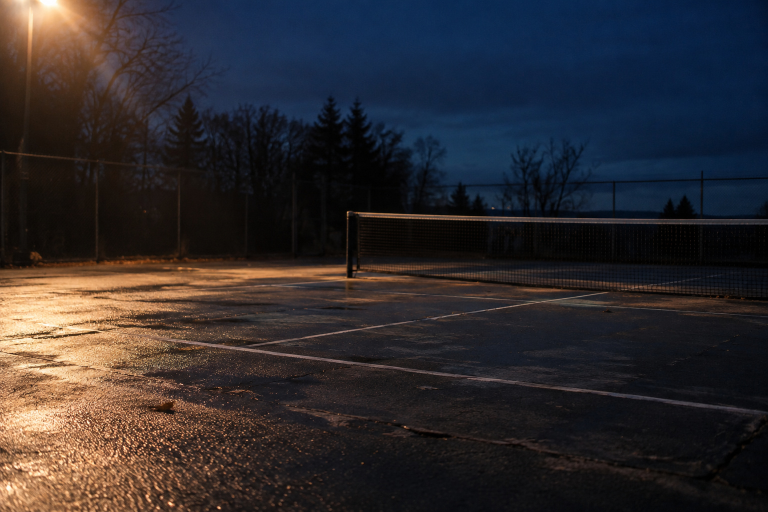
#> input picture assets/photos/environment/env-court-dusk-wide.jpg, 1536 x 1024 px (shown at 1/2 size)
$ python build-env-plates.py
#> lines starting #> are read from the running program, lines starting #| are printed output that depends on the picture
#!/usr/bin/env python3
"""Build the environment background plates.

Run:  /home/agentos/.venvs/vectorize/bin/python scripts/build-env-plates.py
In:   assets/photos/environment/*.jpg   (masters; lossless PNG originals live in
                                         Drive / Website Photos / 03 Backgrounds)
Out:  public/images/env/*.webp  +  data/env-plates.json

WHY THIS EXISTS. The 32 photographs on this site are all PORTRAITS — every one
of them a person. There is not one room, one empty court, one piece of negative
space in the set, which is why every attempt at a photographic backdrop here
failed: faded far enough not to fight the type it turns to grey mush, left
legible enough to read it competes with the words. These ten frames are the
missing category. No people, nothing to compete with a headline.

TWO RULES, and they are the whole file:

 1. THE PLATE IS SIZED BY WIDTH, NEVER BY COVER. The consumer sets
    `background-size: 100% auto`, so the rendered height follows the aspect
    ratio at every viewport and distortion is impossible by construction. That
    is the actual fix for the squashed mobile background — not a better
    background-position, which cannot help once `cover` has already picked the
    wrong axis to scale on.
 2. SO EVERY BREAKPOINT NEEDS ITS OWN CROP. Sizing by width means a 3:2 frame
    is a thin strip on a phone. The tall plate is a real 3:4 crop of the same
    photograph, not the same file squeezed, so the phone gets a composition
    rather than a letterbox.

NO GRADING. The masters already measure mean L 44 / stdev 42 against a library
mean of 50.7 / 43.3 — they are in register as shot. Alec asked twice for more
colour and once not to overcorrect, and a plate that is about to sit under a
0.55-to-opaque scrim does not need a curve on top of that. The scrim is the
grade.
"""
import json, hashlib, os, sys
from PIL import Image

ROOT = os.path.dirname(os.path.dirname(os.path.abspath(__file__)))
SRC  = os.path.join(ROOT, "assets/photos/environment")
OUT  = os.path.join(ROOT, "public/images/env")

# The floodlight in the dusk frame sits top-LEFT; the warm bloom this site
# carries — .dir-stats::before, and the hero it was taken from — sits top-RIGHT
# at 82% 18%. Mirrored, the two become one light source instead of two. The
# frame has no text or badge in it, so the flip costs nothing.
PLATES = {
    "court-dusk": {
        "master": "env-court-dusk-wide.jpg",
        "flip":   True,
        # after the flip the floodlight is on the right, so the portrait crop is
        # taken from the right half: light, net and wet reflections all in frame.
        "wide":   {"size": (1920, 1280)},
        # 0.8, not 1.0. Flush right holds the floodlight but pushes the net
        # post off the frame, and a court with no net in it is just wet tarmac.
        # At 0.8 the glow sits in the top-right corner and the post lands about
        # a quarter in — both signals, one frame.
        "tall":   {"crop": 0.8, "ar": (3, 4), "size": (900, 1200)},
    },
}
Q = 72   # heavily scrimmed; 72 holds the wet-asphalt speculars without banding


def crop_ar(im, ar, anchor):
    """anchor is a fraction of the available slack: 0 = flush left, 1 = flush
    right. It is a float rather than a keyword because the useful crop here is
    neither centred nor flush — see the note on the tall plate."""
    w, h = im.size
    tw = int(round(h * ar[0] / ar[1]))
    if tw > w:                      # source too narrow: crop height instead
        th = int(round(w * ar[1] / ar[0]))
        top = (h - th) // 2
        return im.crop((0, top, w, top + th))
    x = int(round((w - tw) * anchor))
    return im.crop((x, 0, x + tw, h))


def main():
    os.makedirs(OUT, exist_ok=True)
    manifest, total = {}, 0
    for name, spec in PLATES.items():
        mp = os.path.join(SRC, spec["master"])
        if not os.path.exists(mp):
            sys.exit(f"missing master: {mp}")
        base = Image.open(mp).convert("RGB")
#> base is the input picture: PIL image 1536x1024 RGB; mean R, G, B 46.9, 43, 45.8
        if spec.get("flip"):
            base = base.transpose(Image.FLIP_LEFT_RIGHT)
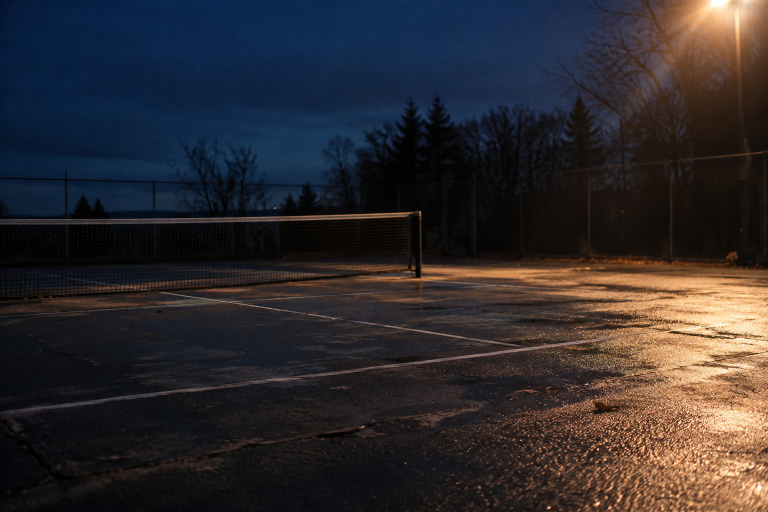
#> base: PIL image 1536x1024 RGB (shown at 1/2 size); mean R, G, B 46.9, 43, 45.8
        for variant in ("wide", "tall"):
            v = spec.get(variant)
            if not v:
                continue
            im = base
            if v.get("ar"):
                im = crop_ar(im, v["ar"], v.get("crop", 0.5))
            im = im.resize(v["size"], Image.LANCZOS)
            buf = os.path.join(OUT, f".{name}-{variant}.tmp.webp")
            im.save(buf, "WEBP", quality=Q, method=6)
            with open(buf, "rb") as fh:
                digest = hashlib.sha256(fh.read()).hexdigest()[:8]
            final = f"{name}-{variant}.{digest}.webp"
            # drop older hashes of this same plate so public/ does not accrete
            for old in os.listdir(OUT):
                if old.startswith(f"{name}-{variant}.") and old != final:
                    os.remove(os.path.join(OUT, old))
            os.replace(buf, os.path.join(OUT, final))
            sz = os.path.getsize(os.path.join(OUT, final))
            total += sz
            manifest[f"{name}-{variant}"] = {
                "file": f"/images/env/{final}",
                "w": v["size"][0], "h": v["size"][1], "bytes": sz,
            }
            print(f"{name}-{variant:5} {v['size'][0]}x{v['size'][1]:<5} {sz/1024:6.1f}KB  {final}")
    with open(os.path.join(ROOT, "data/env-plates.json"), "w") as fh:
        json.dump(manifest, fh, indent=2, sort_keys=True)
        fh.write("\n")
    print(f"total {total/1024:.1f}KB -> data/env-plates.json")


if __name__ == "__main__":
    main()

$ run again, with assets/photos/environment/env-chairs-sideline-wide.jpg copied over assets/photos/environment/env-court-dusk-wide.jpg
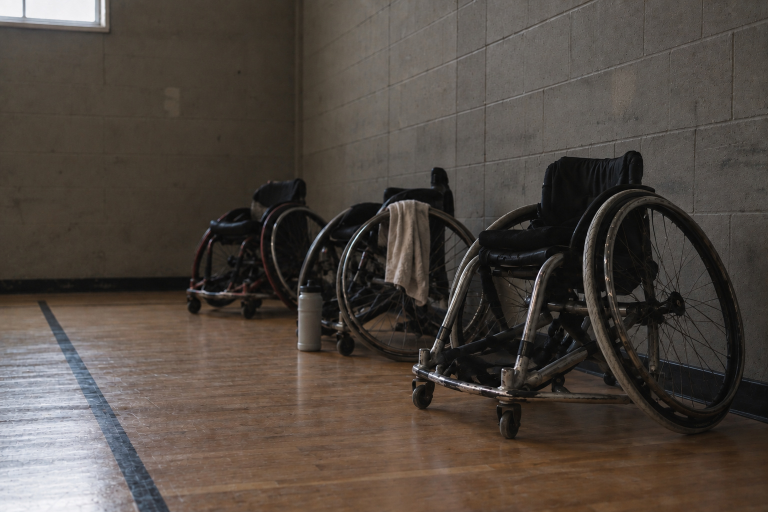
#> input picture assets/photos/environment/env-chairs-sideline-wide.jpg, 1536 x 1024 px (shown at 1/2 size)
#> in main, base is the input picture: PIL image 1536x1024 RGB; mean R, G, B 80.2, 71.7, 64.8
#> in main, `base = base.transpose(Image.FLIP_LEFT_RIGHT)`:
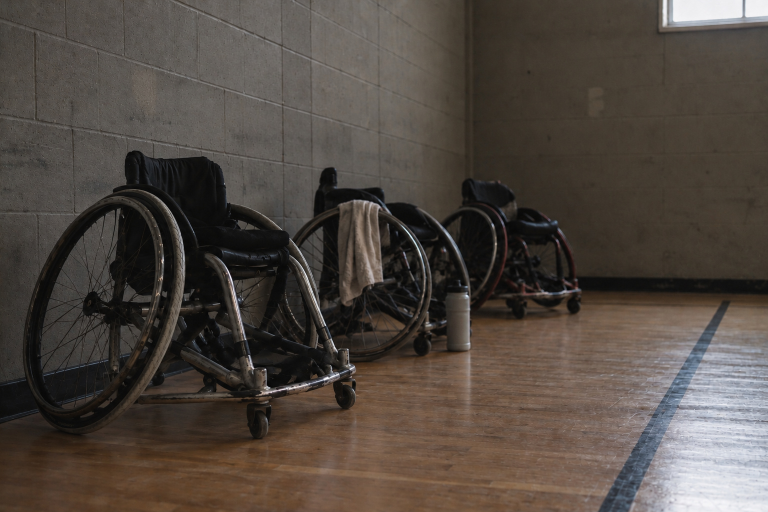
#> base: PIL image 1536x1024 RGB (shown at 1/2 size); mean R, G, B 80.2, 71.7, 64.8

$ run again, with assets/photos/environment/env-court-indoor-wide.jpg copied over assets/photos/environment/env-court-dusk-wide.jpg
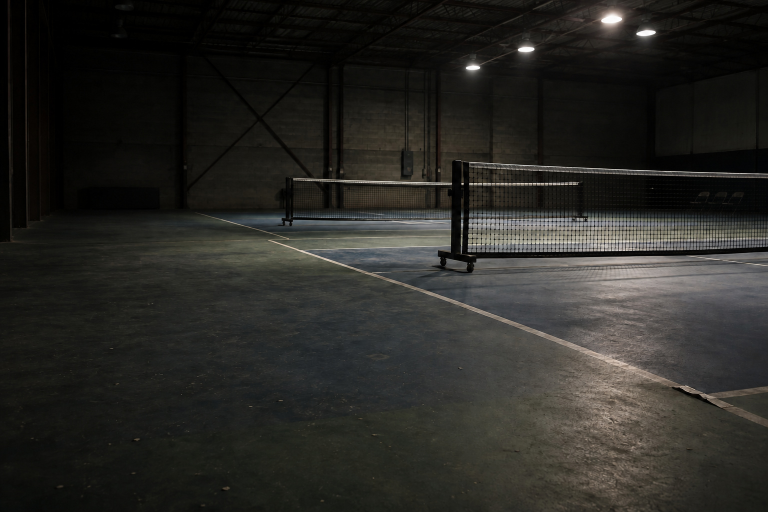
#> input picture assets/photos/environment/env-court-indoor-wide.jpg, 1536 x 1024 px (shown at 1/2 size)
#> in main, base is the input picture: PIL image 1536x1024 RGB; mean R, G, B 40.9, 40.2, 36.4
#> in main, `base = base.transpose(Image.FLIP_LEFT_RIGHT)`:
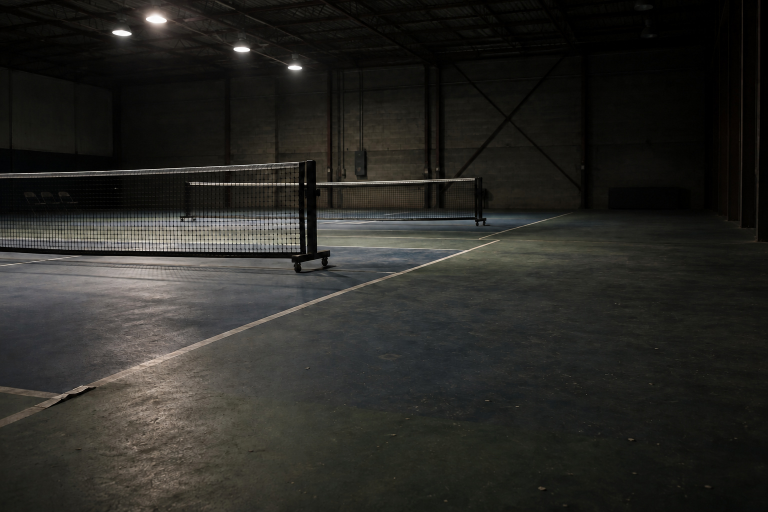
#> base: PIL image 1536x1024 RGB (shown at 1/2 size); mean R, G, B 40.9, 40.2, 36.4

$ run again, with assets/photos/environment/env-court-lines-cross.jpg copied over assets/photos/environment/env-court-dusk-wide.jpg
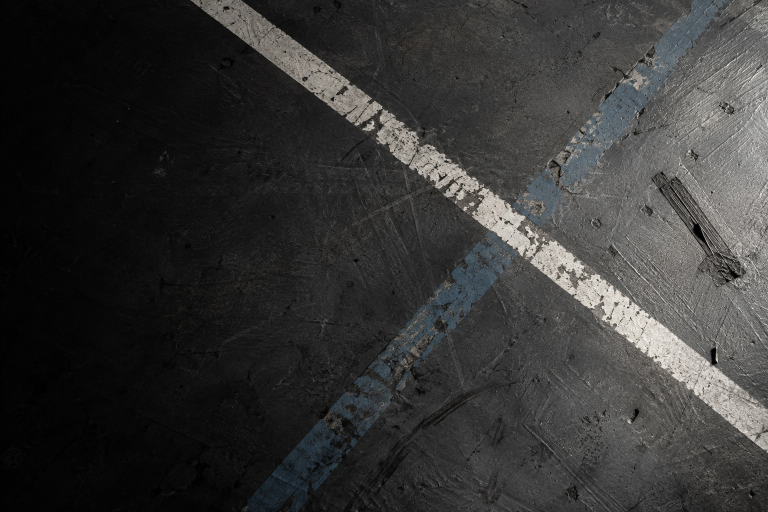
#> input picture assets/photos/environment/env-court-lines-cross.jpg, 1536 x 1024 px (shown at 1/2 size)
#> in main, base is the input picture: PIL image 1536x1024 RGB; mean R, G, B 53.5, 53.2, 52.4
#> in main, `base = base.transpose(Image.FLIP_LEFT_RIGHT)`:
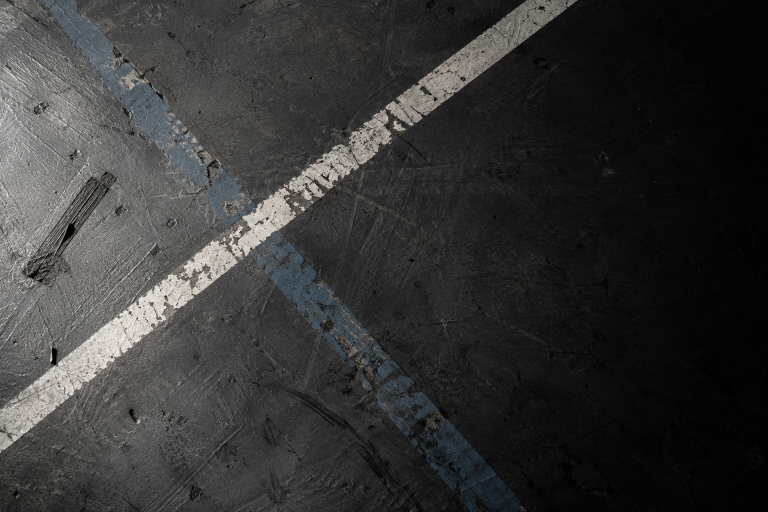
#> base: PIL image 1536x1024 RGB (shown at 1/2 size); mean R, G, B 53.5, 53.2, 52.4
